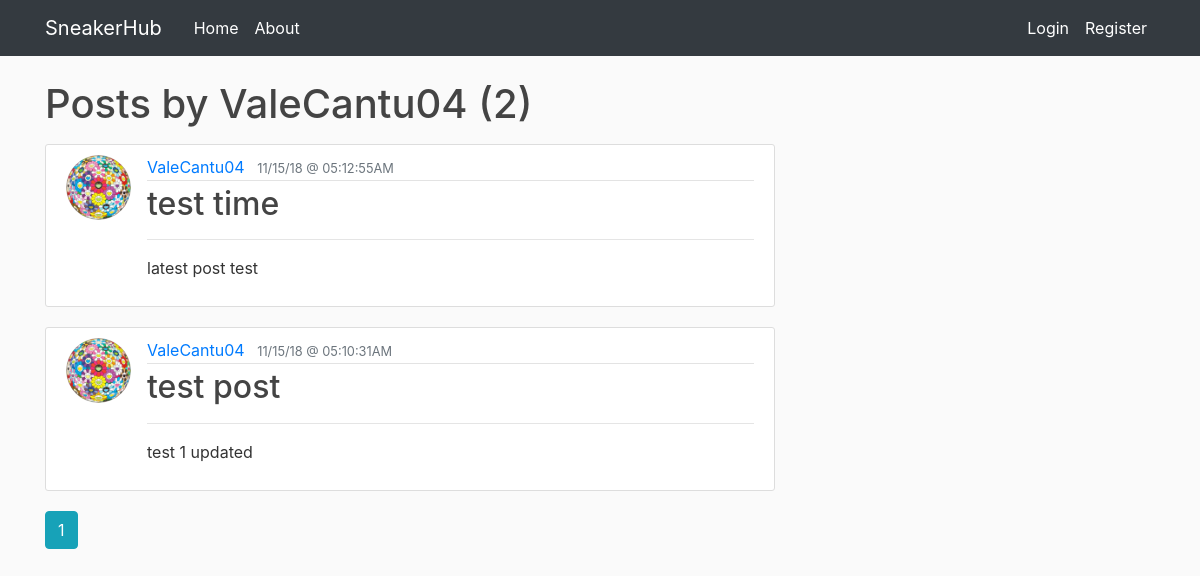
Before: /user/ValeCantu04 with the older database file.
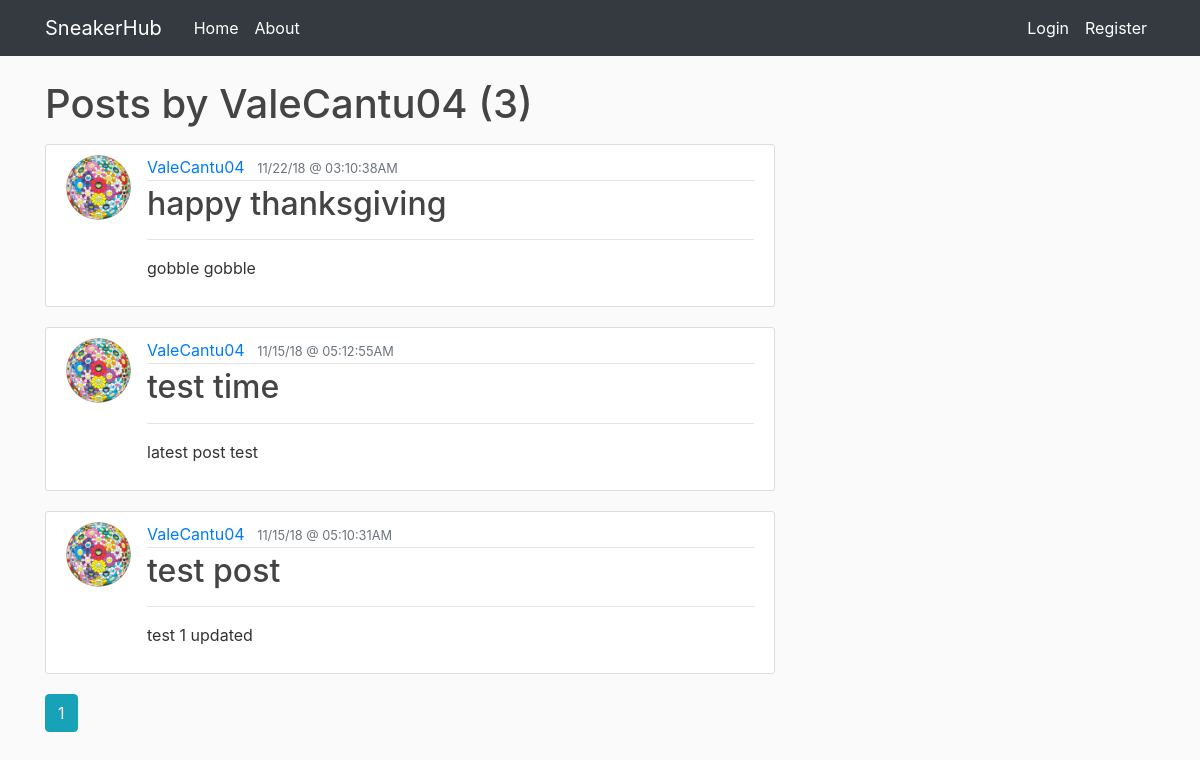
After: the same page with the newer database file.
### sneakerhub/models.py (models this page shows, shortened)
class Post(db.Model):
    id = db.Column(db.Integer, primary_key=True)
    title = db.Column(db.String(140), nullable=False)
    date_posted = db.Column(db.DateTime, nullable=False,
                            default=datetime.utcnow)
    content = db.Column(db.Text, nullable=False)
    user_id = db.Column(db.Integer, db.ForeignKey('user.id'), nullable=False)

class User(db.Model, UserMixin):
    id = db.Column(db.Integer, primary_key=True)
    username = db.Column(db.String(20), unique=True, nullable=False)
    email = db.Column(db.String(120), unique=True, nullable=False)
    image_file = db.Column(db.String(20), nullable=False,
                           default='default.jpg')
    password = db.Column(db.String(60), nullable=False)
    posts = db.relationship('Post', backref='author', lazy=True)

### sneakerhub/users/routes.py (the view)
@users.route("/user/<string:username>")
def user_posts(username):
    page = request.args.get('page', 1, type=int)
    user = User.query.filter_by(username=username).first_or_404()
    posts = Post.query.filter_by(author=user)\
        .order_by(Post.date_posted.desc())\
        .paginate(page=page, per_page=6)
    return render_template('user_posts.html', posts=posts, user=user)

### sneakerhub/templates/user_posts.html
{% extends "layout.html" %}
{% block content %}
<h1 class="mb-3"> Posts by {{ user.username }} ({{ posts.total }}) </h1>
{% for post in posts.items %}
<article class="media content-section">
    <img class="rounded-circle article-img" src="{{ url_for('static', filename='profile_pics/' + post.author.image_file) }}">
    <div class="media-body">
        <div class="article-metadata">
            <a class="mr-2" href="{{ url_for('users.user_posts', username=post.author.username) }}">{{ post.author.username }}</a>
            <small class="text-muted">{{ post.date_posted.strftime('%x @ %X%p') }}</small>
        </div>
        <h2><a class="article-title" href="{{ url_for('posts.post', post_id=post.id) }}">{{ post.title }}</a></h2>
        <hr>
        <p class="article-content">{{ post.content }}</p>
    </div>
</article>
{% endfor %}
{% for page_num in posts.iter_pages(left_edge=1, right_edge=1, left_current=1, right_current=2) %}
{% if page_num %}
{% if posts.page == page_num %}
<a class="btn btn-info mb-4" href="{{ url_for('users.user_posts', username=user.username, page=page_num) }}"> {{ page_num }} </a>
{% else %}
<a class="btn btn-outline-info mb-4" href="{{ url_for('users.user_posts', username=user.username, page=page_num) }}"> {{
    page_num }} </a>
{% endif %}
{% else %}
...
{% endif %}
{% endfor %}
{% endblock content %}

Changed rows visible on the page:
added Post: image_file (picture), author.username "ValeCantu04", date_posted "11/22/18 @ 03:10:38AM", title "happy thanksgiving", content "gobble gobble"
Other visible differences:
{{ posts.total }}: "2" → "3"
